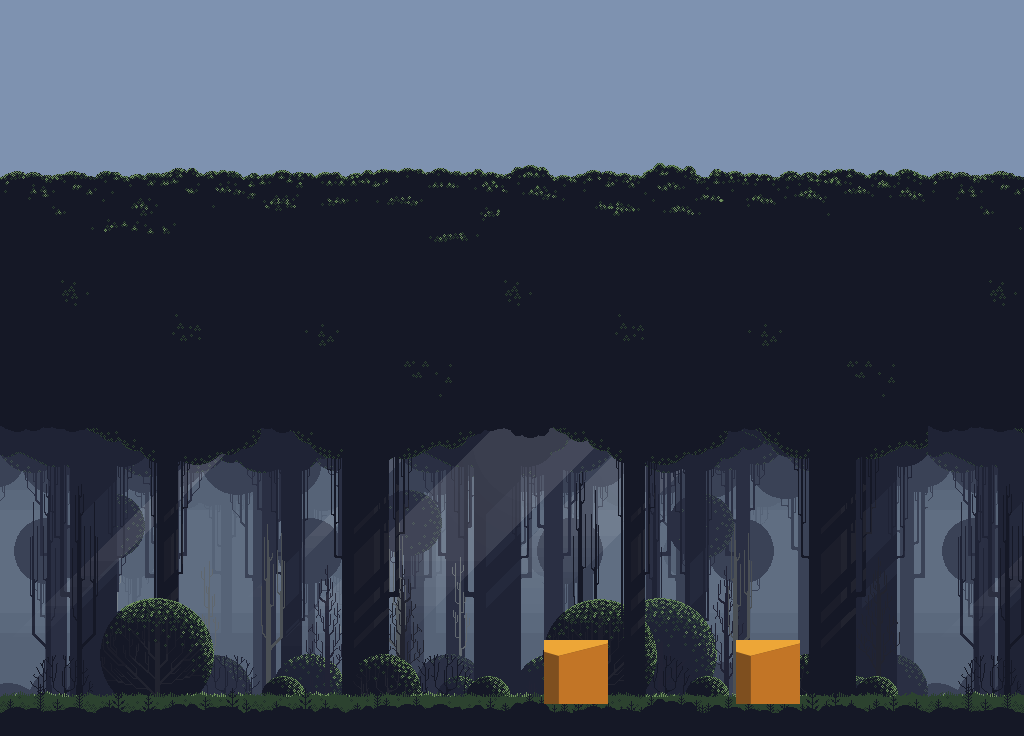

This is a level from a 2D game, rendered from its Tiled map with the project's own tilesets. A one-line summary and the map file follow, with tile-layer data summarised:
An orthogonal 32x23 tile map with 32x32 px tiles, 1 tile layer (map), 2 tilesets and 3 objects.

<map version="1.10" tiledversion="1.10.1" orientation="orthogonal" renderorder="right-down" width="32" height="23" tilewidth="32" tileheight="32" infinite="0" nextlayerid="4" nextobjectid="10">
 <tileset firstgid="1" name="background" tilewidth="32" tileheight="32" tilecount="696" columns="29">
  <image source="../images/background.png" width="928" height="793" />
 </tileset>
 <tileset firstgid="697" name="box" tilewidth="32" tileheight="32" tilecount="256" columns="16">
  <image source="../images/box.png" width="512" height="512" />
 </tileset>
 <layer id="1" name="map" width="32" height="23">
  <data>[736 cells, 736 non-empty, 663 distinct tile ids]</data>
 </layer>
 <objectgroup id="2" name="ground">
  <object id="3" x="-5.5" y="695.25" width="1029.5" height="41.75" />
 </objectgroup>
 <objectgroup id="3" name="boxes">
  <object id="7" x="544" y="640.5" width="63.5" height="54.75" />
  <object id="9" x="736" y="640.25" width="63.75" height="54.5" />
 </objectgroup>
</map>
